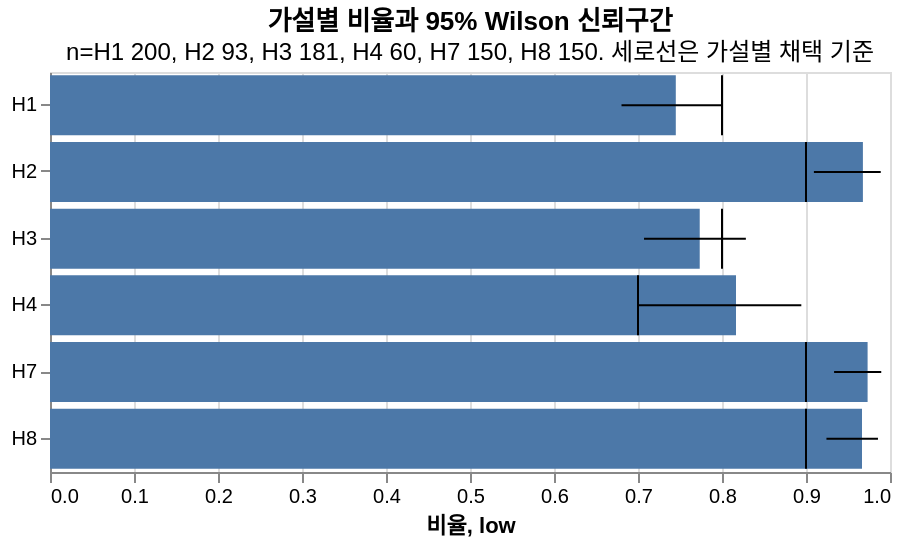

The Vega-Lite source for this figure:
### Vega-Lite specification from a JSON file in a GitHub repository (floating-point values rounded to 4 significant figures)
{"$schema": "https://vega.github.io/schema/vega-lite/v5.json", "title": {"text": "가설별 비율과 95% Wilson 신뢰구간", "subtitle": "n=H1 200, H2 93, H3 181, H4 60, H7 150, H8 150. 세로선은 가설별 채택 기준"}, "width": 420, "height": 200, "data": {"values": [{"hypothesis": "H1", "value": 0.745, "low": 0.6804, "high": 0.8004, "criterion": 0.8}, {"hypothesis": "H2", "value": 0.9677, "low": 0.9094, "high": 0.989, "criterion": 0.9}, {"hypothesis": "H3", "value": 0.7735, "low": 0.7072, "high": 0.8284, "criterion": 0.8}, {"hypothesis": "H4", "value": 0.8167, "low": 0.7008, "high": 0.8944, "criterion": 0.7}, {"hypothesis": "H7", "value": 0.9733, "low": 0.9334, "high": 0.9896, "criterion": 0.9}, {"hypothesis": "H8", "value": 0.9667, "low": 0.9243, "high": 0.9857, "criterion": 0.9}]}, "encoding": {"y": {"field": "hypothesis", "type": "nominal", "title": null}}, "layer": [{"mark": "bar", "encoding": {"x": {"field": "value", "type": "quantitative", "scale": {"domain": [0, 1]}, "title": "비율"}}}, {"mark": "errorbar", "encoding": {"x": {"field": "low", "type": "quantitative"}, "x2": {"field": "high"}}}, {"mark": "rule", "encoding": {"x": {"field": "criterion", "type": "quantitative"}, "y": {"field": "hypothesis", "type": "nominal", "bandPosition": 0}, "y2": {"field": "hypothesis", "bandPosition": 1}}}]}
